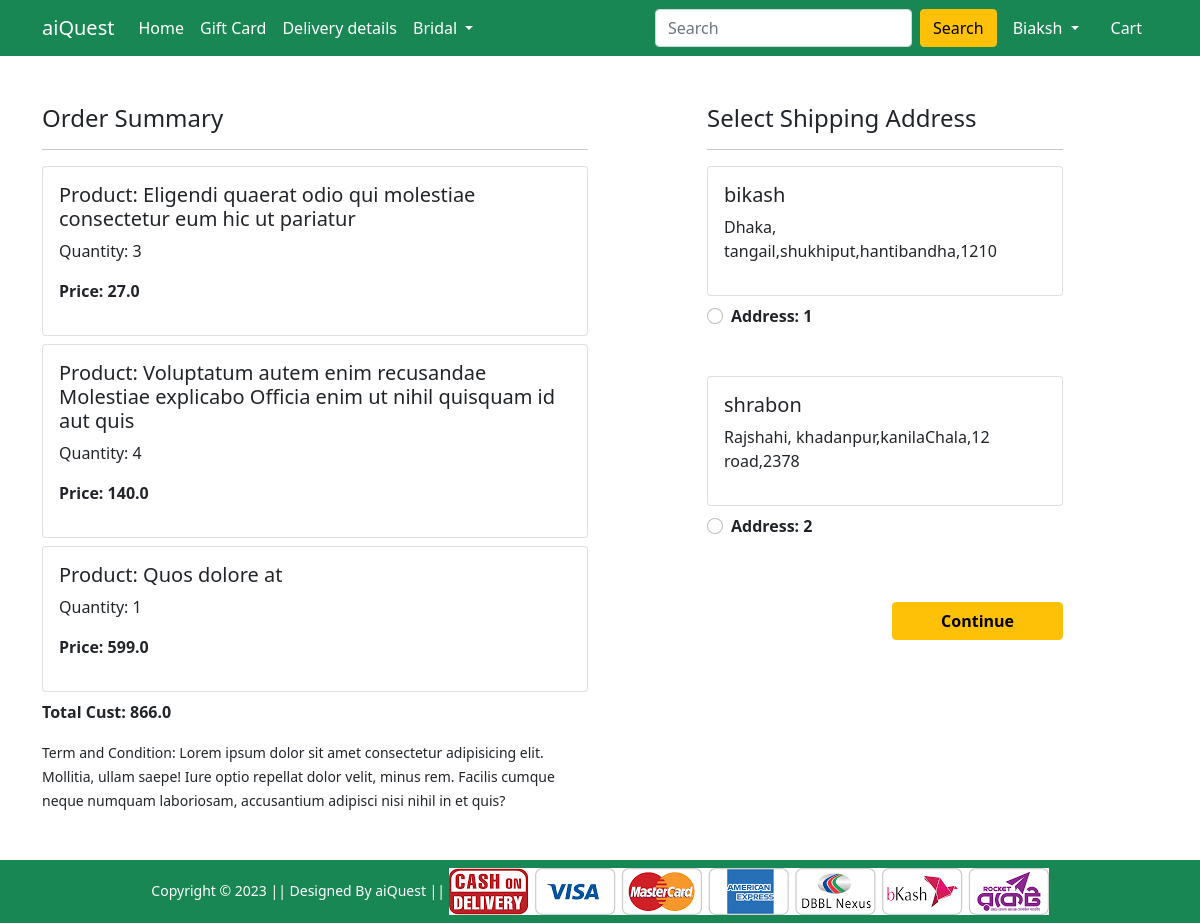
Screenshot of /checkout/ (signed in) with the database file from the repository.
### Shop/models.py (models this page shows, shortened)
class Card(models.Model):
    user = models.ForeignKey(User, on_delete=models.CASCADE)
    product = models.ForeignKey(Product, on_delete=models.CASCADE)
    quantity = models.PositiveIntegerField(default=1)
    @property
    def total_cust(self):
        return self.quantity * self.product.discounted_price

class Product(models.Model):
    title = models.CharField(max_length=300)
    selling_price = models.FloatField()
    discounted_price = models.FloatField()
    description = models.TextField()
    brand = models.CharField(max_length=40)
    category = models.CharField(choices=CATEGORY_CHOICES , max_length=3)
    product_image = models.ImageField(upload_to='productImg')

class Customer(models.Model):
    user = models.ForeignKey(User, on_delete=models.CASCADE)
    name = models.CharField(max_length=34)
    division = models.CharField(choices=DIVISION_CHOICES, max_length=43)
    district = models.CharField(max_length=200)
    thana = models.CharField(max_length=60)
    villorroad = models.CharField(max_length=200)
    zipCode = models.IntegerField()

### Shop/views.py (the view)
# urls.py: path('checkout/', views.checkout, name='checkout'),
@login_required
def checkout(request):
  user = request.user
  add = Customer.objects.filter(user = user)
  cart_item = Card.objects.filter(user = user)
  amount = 0
  shipping_amount = 100
  totalamount = 0
  cart_product = [ p for p in Card.objects.all() if p.user == user]
  for p in cart_product:
    temp_amount = (p.quantity * p.product.discounted_price)
    amount += temp_amount
    totalamount = amount + shipping_amount
  return render(request, 'Shop/checkout.html', {'add':add, 'totalamount':totalamount, 'cart_item': cart_item})

### Shop/templates/Shop/checkout.html (shortened to what this page needs)
{% extends 'Shop/base.html' %}
{% load static %}
{% block main-content %}
<div class="container">
    <div class="row mt-5">
        <div class="col-sm-6">
            <h4>Order Summary</h4>
            <hr>
            {% for item in cart_item %}
            <div class="card mb-2">
                <div class="card-body">
                    <h5>Product: {{item.product.title}}</h5>
                    <p>Quantity: {{item.quantity}}</p>
                    <p class="fw-bold">Price: {{item.total_cust}}</p>
                </div>
            </div>
            {% endfor %}
            <p> <strong>Total Cust: {{totalamount}}</strong> </p>
            <small>Term and Condition: Lorem ipsum dolor sit amet consectetur adipisicing elit. Mollitia, ullam saepe!
                Iure optio repellat dolor velit, minus rem. Facilis cumque neque numquam laboriosam, accusantium
                adipisci nisi nihil in et quis?</small>
        </div>
        <div class="col-sm-4 offset-sm-1">
            <h4>Select Shipping Address</h4>
            <hr>
            <form action="/paymentdone">
                {% for ad in add %}
                <div class="card">
                    <div class="card-body">
                        <h5>{{ad.name}}</h5>
                        <p>{{ad.division}}, {{ad.district}},{{ad.thana}},{{ad.villorroad}},{{ad.zipCode}}</p>
                    </div>
                </div>
                <div class="form-check mt-2 mb-5">
                    <input class="form-check-input" type="radio" name="customer_id" id="customerAdd{{forloop.counter}}" value="{{ad.id}}">
                    <label class="form-check-label fw-bold" for="">
                        Address: {{forloop.counter}} </label>
                </div>
                {% endfor %}
                <div class="text-end">
                    <button type="submit" class="btn btn-warning mt-3 px-5 fw-bold">Continue</button>
                </div>
            </form>
        </div>
    </div>
</div>
{% endblock main-content %}

### Shop/templates/Shop/base.html (shortened to what this page needs)
<!doctype html>
{% load static %}
<html lang="en">
<head>
    <link href="https://cdn.jsdelivr.net/npm/bootstrap@5.0.0-beta1/dist/css/bootstrap.min.css" rel="stylesheet"
>
    <link rel="stylesheet" href="{% static 'Shop/css/owl.carousel.min.css' %}">
    <link rel="stylesheet" href="{% static 'Shop/css/all.min.css' %}">
    <link rel="stylesheet" href="{% static 'Shop/css/style.css' %}">
</head>
<body>
    <nav class="navbar navbar-expand-lg navbar-dark bg-success">
        <div class="container">
            <a class="navbar-brand" href="/">aiQuest</a>
            <div class="collapse navbar-collapse" id="navbarSupportedContent">
                <ul class="navbar-nav me-auto mb-2 mb-lg-0">
                    <li class="nav-item">
                        <a class="nav-link active" aria-current="page" href="/">Home</a>
                    </li>
                    <li class="nav-item">
                        <a class="nav-link active" aria-current="page" href="#">Gift Card</a>
                    </li>
                    <li class="nav-item">
                        <a class="nav-link active" aria-current="page" href="#">Delivery details</a>
                    </li>
                    <li class="nav-item dropdown">
                        <a class="nav-link dropdown-toggle text-white" href="#" id="electronicsDropdown" role="button"
                            data-bs-toggle="dropdown" aria-expanded="false">
                            Bridal
                        </a>
                    </li>
                </ul>
                <form class="d-flex">
                    <input class="form-control me-2" type="search" placeholder="Search" aria-label="Search">
                    <button class="btn btn-warning" type="submit">Search</button>
                </form>
                <div>
                    <ul class="navbar-nav me-auto mb-2 mb-lg-0">
                        {% if request.user.is_authenticated %}
                        <li class="nav-item dropdown mx-2">
                            <a class="nav-link dropdown-toggle text-white" href="#" id="profileDropdown" role="button"
                                data-bs-toggle="dropdown" aria-expanded="false">
                                {{request.user|capfirst}}
                            </a>
                        </li>
                        <li class="nav-item mx-2">
                            <a href="{% url 'show_cart' %}" class="nav-link text-white"> Cart </a>
                        </li>
                        {% endif %}
                    </ul>
                </div>
            </div>
        </div>
    </nav>
    {% block main-content %} {% endblock main-content %}
    <footer class="container-fluid bg-success text-center p-2 mt-5">
        <small class="text-white">Copyright &copy; 2023 || Designed By aiQuest || </small>
        <img src="{% static 'Shop/images/paymentlogo.png' %}" alt="" srcset="" class="img-fluid" height="2px">
    </footer>
</body>
</html>

### rows the page displays
Card: product "Eligendi quaerat odio qui molestiae consectetur eum hic ut pariatur", quantity "3", total_cust "27.0"
Card: product "Voluptatum autem enim recusandae Molestiae explicabo Officia enim ut nihil quisquam id aut quis", quantity "4", total_cust "140.0"
Card: product "Quos dolore at", quantity "1", total_cust "599.0"
Customer: name "bikash", division "Dhaka", district "tangail", thana "shukhiput", villorroad "hantibandha", zipCode "1210"
Customer: name "shrabon", division "Rajshahi", district "khadanpur", thana "kanilaChala", villorroad "12 road", zipCode "2378"

### other values shown
{{ request.user|capfirst }} "Biaksh"
{{ totalamount }} "866.0"
